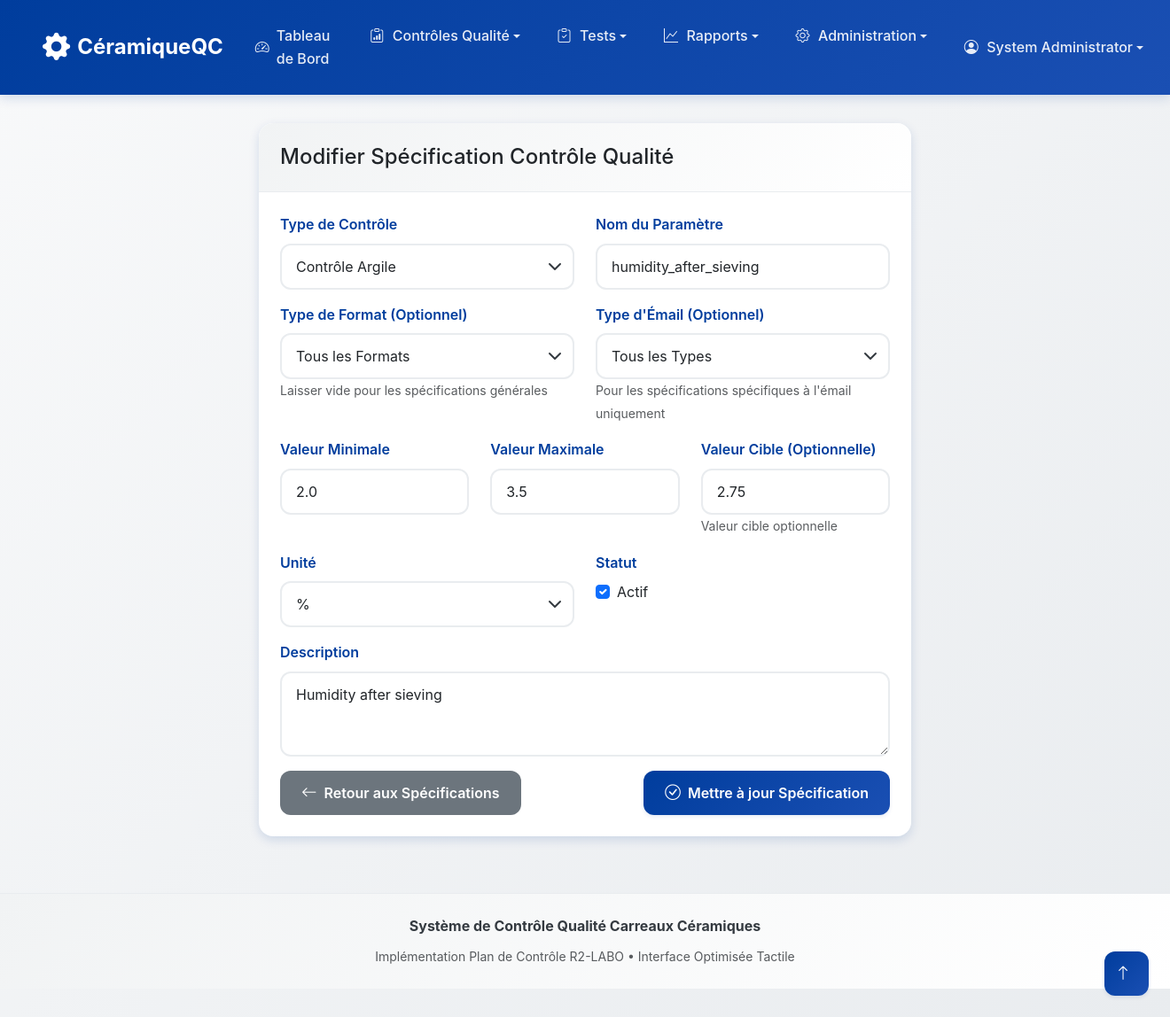
The app's page /specifications/edit/2 (signed in) with its own data.
### models.py (models this page shows, shortened)
class User(UserMixin, db.Model):
    id = db.Column(db.Integer, primary_key=True)
    username = db.Column(db.String(64), unique=True, nullable=False)
    email = db.Column(db.String(120), unique=True, nullable=False)
    password_hash = db.Column(db.String(256))
    role = db.Column(db.String(20), default='controller')  # controller, quality_manager, admin
    full_name = db.Column(db.String(100))
    created_at = db.Column(db.DateTime, default=datetime.utcnow)

class Specification(db.Model):
    id = db.Column(db.Integer, primary_key=True)
    control_type = db.Column(db.String(50), nullable=False)  # clay, press, dryer, etc.
    parameter_name = db.Column(db.String(100), nullable=False)  # humidity_before_prep, thickness, etc.
    format_type = db.Column(db.String(20))  # For format-specific specs (20x20, 25x40, etc.)
    enamel_type = db.Column(db.String(20))  # For enamel-specific specs
    min_value = db.Column(db.Float)
    max_value = db.Column(db.Float)
    target_value = db.Column(db.Float)
    unit = db.Column(db.String(20))  # %, mm, g, N, etc.
    constraints = db.Column(db.Text)  # JSON for complex rules
    is_active = db.Column(db.Boolean, default=True)
    description = db.Column(db.Text)
    created_by = db.Column(db.Integer, db.ForeignKey('user.id'))
    created_at = db.Column(db.DateTime, default=datetime.utcnow)
    updated_at = db.Column(db.DateTime, default=datetime.utcnow, onupdate=datetime.utcnow)
    creator = db.relationship('User', backref='created_specifications')

### routes/specifications.py (the view, shortened to what this page needs)
@spec_bp.route('/edit/<int:id>', methods=['GET', 'POST'])
@login_required
def edit_specification(id):
    if current_user.role not in ['admin', 'quality_manager']:
        flash('Permissions insuffisantes', 'error')
        return redirect(url_for('specifications.specifications'))
    specification = Specification.query.get_or_404(id)
    form = SpecificationForm(obj=specification)
    return render_template('specifications/specification_form.html', form=form, edit=True, spec=specification)

### app.py (called while the page is built)
@login_manager.user_loader
def load_user(user_id):
    from models import User
    return User.query.get(int(user_id))

### templates/specifications/specification_form.html (shortened to what this page needs)
{% extends "base.html" %}
{% block content %}
<div class="container">
    <div class="row justify-content-center">
        <div class="col-md-8">
            <div class="card">
                <div class="card-header">
                    <h4 class="mb-0">{% if edit %}Modifier{% else %}Ajouter{% endif %} Spécification Contrôle Qualité</h4>
                </div>
                <div class="card-body">
                    <form method="POST">
                        <div class="row">
                            <div class="col-md-6">
                                <div class="mb-3">
                                    {{ form.control_type.label(class="form-label") }}
                                    {{ form.control_type(class="form-select") }}
                                </div>
                            </div>
                            <div class="col-md-6">
                                <div class="mb-3">
                                    {{ form.parameter_name.label(class="form-label") }}
                                    {{ form.parameter_name(class="form-control", placeholder="e.g., humidity_before_prep") }}
                                </div>
                            </div>
                        </div>
                        <div class="row">
                            <div class="col-md-6">
                                <div class="mb-3">
                                    {{ form.format_type.label(class="form-label") }}
                                    {{ form.format_type(class="form-select") }}
                                    <small class="text-muted">Laisser vide pour les spécifications générales</small>
                                </div>
                            </div>
                            <div class="col-md-6">
                                <div class="mb-3">
                                    {{ form.enamel_type.label(class="form-label") }}
                                    {{ form.enamel_type(class="form-select") }}
                                    <small class="text-muted">Pour les spécifications spécifiques à l'émail uniquement</small>
                                </div>
                            </div>
                        </div>
                        <div class="row">
                            <div class="col-md-4">
                                <div class="mb-3">
                                    {{ form.min_value.label(class="form-label") }}
                                    {{ form.min_value(class="form-control", step="any") }}
                                </div>
                            </div>
                            <div class="col-md-4">
                                <div class="mb-3">
                                    {{ form.max_value.label(class="form-label") }}
                                    {{ form.max_value(class="form-control", step="any") }}
                                </div>
                            </div>
                            <div class="col-md-4">
                                <div class="mb-3">
                                    {{ form.target_value.label(class="form-label") }}
                                    {{ form.target_value(class="form-control", step="any") }}
                                    <small class="text-muted">Valeur cible optionnelle</small>
                                </div>
                            </div>
                        </div>
                        <div class="row">
                            <div class="col-md-6">
                                <div class="mb-3">
                                    {{ form.unit.label(class="form-label") }}
                                    {{ form.unit(class="form-select") }}
                                </div>
                            </div>
                            <div class="col-md-6">
                                <div class="mb-3">
                                    <label class="form-label">Statut</label>
                                    <div class="form-check">
                                        {{ form.is_active(class="form-check-input") }}
                                        {{ form.is_active.label(class="form-check-label") }}
                                    </div>
                                </div>
                            </div>
                        </div>
                        <div class="mb-3">
                            {{ form.description.label(class="form-label") }}
                            {{ form.description(class="form-control", rows="3", placeholder="Description optionnelle de cette spécification") }}
                        </div>
                        <div class="d-flex justify-content-between">
                            <a href="{{ url_for('specifications.specifications') }}" class="btn btn-secondary">
                                <i class="bi bi-arrow-left"></i> Retour aux Spécifications
                            </a>
                            <button type="submit" class="btn btn-primary">
                                <i class="bi bi-check-circle"></i> {% if edit %}Mettre à jour{% else %}Créer{% endif %} Spécification
                            </button>
                        </div>
                    </form>
                </div>
            </div>
        </div>
    </div>
</div>
{% endblock %}

### templates/base.html (shortened to what this page needs)
<!DOCTYPE html>
<html lang="fr">
<head>
    <link href="https://cdn.jsdelivr.net/npm/bootstrap@5.3.2/dist/css/bootstrap.min.css" rel="stylesheet">
    <link rel="stylesheet" href="https://cdn.jsdelivr.net/npm/bootstrap-icons@1.11.2/font/bootstrap-icons.css">
    <link rel="stylesheet" href="{{ url_for('static', filename='css/main.css') }}">
</head>
<body>
    <nav class="navbar navbar-expand-xl navbar-dark sticky-top" role="navigation" aria-label="Navigation principale">
        <div class="container-fluid">
            <a class="navbar-brand d-flex align-items-center" href="{{ url_for('main.dashboard') }}" aria-label="Accueil Contrôle QC Céramique">
                <i class="bi bi-gear-fill me-2" aria-hidden="true"></i>
                <span class="d-none d-sm-inline">Céramique</span> QC
            </a>
            <div class="collapse navbar-collapse" id="navbarNav">
                <ul class="navbar-nav me-auto">
                    <li class="nav-item">
                        <a class="nav-link {{ 'active' if request.endpoint == 'main.dashboard' }}"
                           href="{{ url_for('main.dashboard') }}" aria-current="{% if request.endpoint == 'main.dashboard' %}page{% endif %}">
                            <i class="bi bi-speedometer2" aria-hidden="true"></i> Tableau de Bord
                        </a>
                    </li>
                    <li class="nav-item dropdown">
                        <a class="nav-link dropdown-toggle" href="#" role="button" data-bs-toggle="dropdown"
                           aria-expanded="false" aria-haspopup="true" id="qualityDropdown">
                            <i class="bi bi-clipboard-data" aria-hidden="true"></i>
                            <span class="d-xl-inline d-none">Contrôles Qualité</span>
                        </a>
                    </li>
                    <li class="nav-item dropdown">
                        <a class="nav-link dropdown-toggle" href="#" role="button" data-bs-toggle="dropdown"
                           aria-expanded="false" aria-haspopup="true" id="testingDropdown">
                            <i class="bi bi-clipboard-check" aria-hidden="true"></i> Tests
                        </a>
                    </li>
                    <li class="nav-item dropdown">
                        <a class="nav-link dropdown-toggle" href="#" role="button" data-bs-toggle="dropdown"
                           aria-expanded="false" aria-haspopup="true" id="reportsDropdown">
                            <i class="bi bi-graph-up" aria-hidden="true"></i> Rapports
                        </a>
                    </li>
                    {% if current_user.is_authenticated and current_user.role in ['admin', 'quality_manager'] %}
                    <li class="nav-item dropdown">
                        <a class="nav-link dropdown-toggle" href="#" role="button" data-bs-toggle="dropdown"
                           aria-expanded="false" aria-haspopup="true" id="adminDropdown">
                            <i class="bi bi-gear" aria-hidden="true"></i> Administration
                        </a>
                    </li>
                    {% endif %}
                </ul>
                <ul class="navbar-nav">
                    {% if current_user.is_authenticated %}
                    <li class="nav-item dropdown">
                        <a class="nav-link dropdown-toggle d-flex align-items-center" href="#" role="button"
                           data-bs-toggle="dropdown" aria-expanded="false" aria-haspopup="true" id="userDropdown">
                            <i class="bi bi-person-circle me-2" aria-hidden="true"></i>
                            <span class="d-none d-lg-inline">{{ current_user.full_name or current_user.username }}</span>
                        </a>
                    </li>
                    {% else %}
                    <li class="nav-item">
                        <a class="nav-link" href="{{ url_for('auth.login') }}">
                            <i class="bi bi-box-arrow-in-right" aria-hidden="true"></i> Connexion
                        </a>
                    </li>
                    {% endif %}
                </ul>
            </div>
        </div>
    </nav>
    <main class="container-fluid py-3" id="main-content" role="main">
        <div class="fade-in">
            {% block content %}{% endblock %}
        </div>
    </main>
    <button id="backToTop" class="btn btn-primary position-fixed bottom-0 end-0 m-4 rounded-circle d-none"
            style="width: 50px; height: 50px; z-index: 1000;"
            aria-label="Retour en haut" title="Retour en haut">
        <i class="bi bi-arrow-up" aria-hidden="true"></i>
    </button>
    <footer class="mt-5 py-4" role="contentinfo">
        <div class="container text-center">
            <div class="row">
                <div class="col-12">
                    <p class="mb-2">
                        <strong>Système de Contrôle Qualité Carreaux Céramiques</strong>
                    </p>
                    <p class="mb-0 text-muted">
                        <small>Implémentation Plan de Contrôle R2-LABO • Interface Optimisée Tactile</small>
                    </p>
                </div>
            </div>
        </div>
    </footer>
</body>
</html>

### static/css/main.css (style rules this page uses)
:root { --primary-color: #003d9d; --primary-light: #1a4fb3; --primary-dark: #002875; --secondary-color: #f8f9fa; --accent-color: #20c997; --warning-color: #ffc107; --danger-color: #dc3545; --success-color: #198754; --light-gray: #f1f3f4; --medium-gray: #6c757d; --dark-gray: #343a40; --border-radius: 12px; --border-radius-lg: 16px; --shadow-sm: 0 2px 4px rgba(0, 61, 157, 0.1); --shadow-md: 0 4px 12px rgba(0, 61, 157, 0.15); --shadow-lg: 0 8px 24px rgba(0, 61, 157, 0.2); --transition: all 0.3s ease; }
* { box-sizing: border-box; }
body { font-family: -apple-system, BlinkMacSystemFont, 'Segoe UI', Roboto, Oxygen, Ubuntu, Cantarell, sans-serif; background: linear-gradient(135deg, #f8f9fa 0%, #e9ecef 100%); line-height: 1.6; color: var(--dark-gray); min-height: 100vh; padding-bottom: 2rem; }
.navbar { background: linear-gradient(135deg, var(--primary-color) 0%, var(--primary-light) 100%) !important; box-shadow: var(--shadow-md); padding: 1rem 0; backdrop-filter: blur(10px); }
.navbar-brand { font-weight: 700; font-size: 1.5rem; color: white !important; text-decoration: none; transition: var(--transition); }
.navbar-brand i { margin-right: 0.5rem; font-size: 1.3em; }
.navbar-nav .nav-link { color: rgba(255, 255, 255, 0.9) !important; font-weight: 500; padding: 0.75rem 1rem !important; margin: 0.25rem 0.125rem; border-radius: var(--border-radius); transition: var(--transition); min-height: 44px; display: flex; align-items: center; }
.navbar-nav .nav-link i { margin-right: 0.5rem; width: 1.2em; text-align: center; }
.card { border: none !important; border-radius: var(--border-radius-lg) !important; box-shadow: var(--shadow-md) !important; transition: var(--transition) !important; overflow: hidden; background: white; }
.card-header { background: linear-gradient(135deg, var(--light-gray) 0%, #ffffff 100%) !important; border-bottom: 1px solid #e9ecef !important; padding: 1.5rem !important; border-radius: var(--border-radius-lg) var(--border-radius-lg) 0 0 !important; }
.card-body { padding: 1.5rem !important; }
.btn { border-radius: var(--border-radius) !important; font-weight: 600 !important; padding: 0.75rem 1.5rem !important; min-height: 44px !important; border: none !important; transition: var(--transition) !important; display: inline-flex !important; align-items: center !important; justify-content: center !important; text-decoration: none !important; cursor: pointer; touch-action: manipulation; }
.btn-primary { background: linear-gradient(135deg, var(--primary-color) 0%, var(--primary-light) 100%) !important; color: white !important; box-shadow: var(--shadow-sm); }
.btn i { margin-right: 0.5rem; font-size: 1.1em; }
.form-control { border-radius: var(--border-radius) !important; border: 2px solid #e9ecef !important; padding: 0.75rem 1rem !important; font-size: 1rem !important; min-height: 44px !important; transition: var(--transition) !important; }
.form-label { font-weight: 600 !important; color: var(--primary-color) !important; margin-bottom: 0.5rem !important; }
.form-select { border-radius: var(--border-radius) !important; border: 2px solid #e9ecef !important; padding: 0.75rem 2.5rem 0.75rem 1rem !important; min-height: 44px !important; background-size: 16px 16px !important; }
footer { background: linear-gradient(135deg, var(--light-gray) 0%, #ffffff 100%) !important; border-top: 1px solid #e9ecef; margin-top: 3rem !important; }
@media (min-width: 768px) { .container-fluid { padding-left: 2rem; padding-right: 2rem; } }
@media (min-width: 992px) { .container-fluid { padding-left: 3rem; padding-right: 3rem; } }
@media (min-width: 992px) { .navbar-nav .nav-link { margin: 0 0.25rem; } }

### records on screen
User: full_name "System Administrator"
Specification: control_type "Contrôle Argile", parameter_name "humidity_after_sieving", format_type "Tous les Formats", enamel_type "Tous les Types", min_value "2.0", max_value "3.5", target_value "2.75", unit "%", is_active "☑", description "Humidity after sieving"
